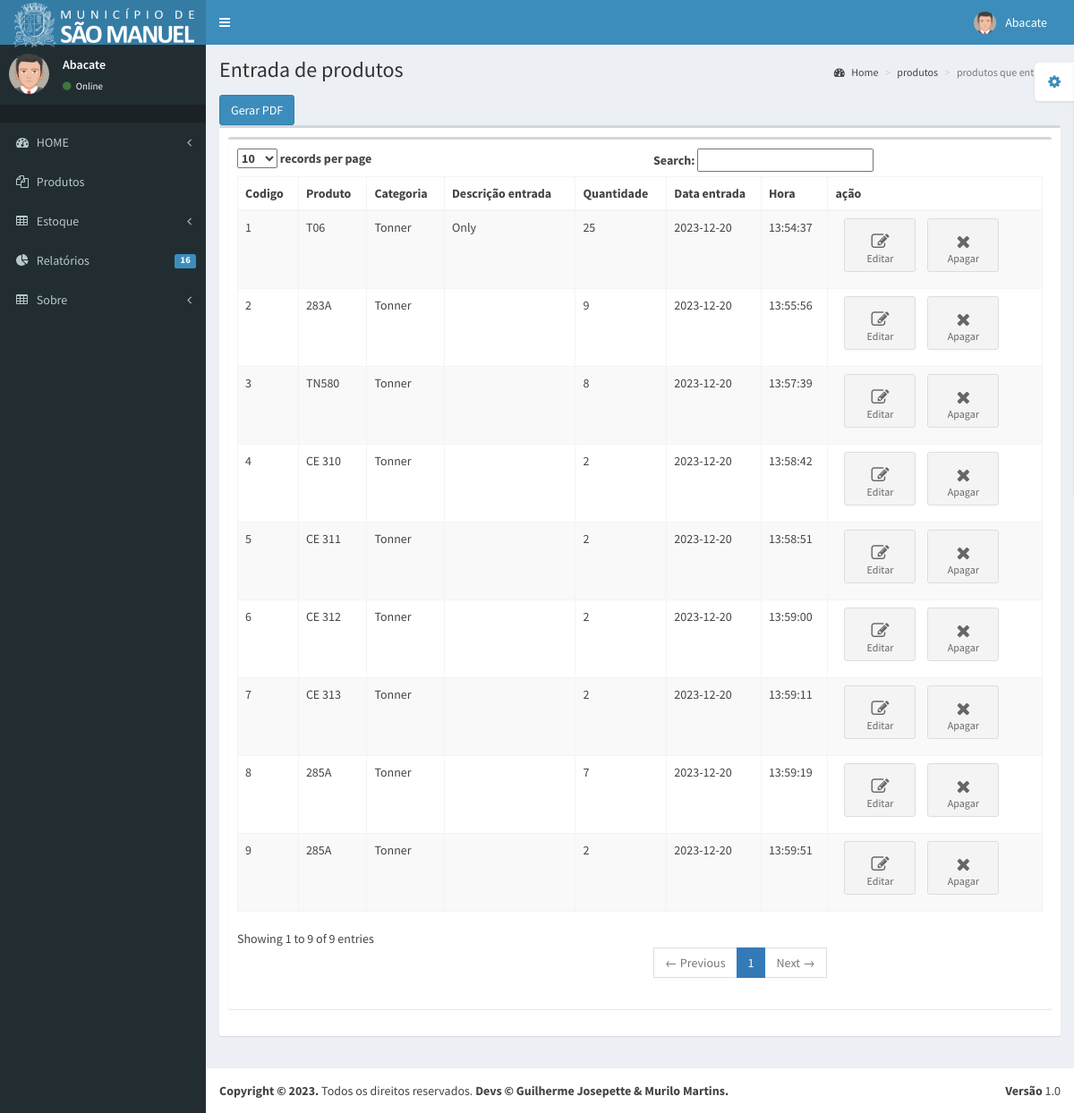
/pages/relatorio/entradas.php (signed in), run on the app's committed database.
### tables this page shows
CREATE TABLE `entrada` (
  `id` int(11) NOT NULL,
  `produto` varchar(50) NOT NULL,
  `categoria` varchar(30) NOT NULL,
  `descricao` varchar(100) DEFAULT NULL,
  `quantidade` int(11) NOT NULL,
  `data_entrada` date NOT NULL,
  `hora_entrada` time NOT NULL
);

### pages/relatorio/entradas.php (the view, shortened to what this page needs)
<?php
require "../cabecalho/aside.php";
?>
 <div class="content-wrapper">
        <section class="content-header">
          <h1>
            Entrada de produtos
          </h1>
          <ol class="breadcrumb">
            <li><a href="#"><i class="fa fa-dashboard"></i> Home</a></li>
            <li><a href="#">produtos</a></li>
            <li class="active">produtos que entraram</li>
          </ol>
        </section>
        <section class="content">
          <div class="row">
            <div class="col-xs-12">
            <a href="entradas_pdf.php"><button class="btn btn-primary"  target="blank">Gerar PDF</button></a>
              <div class="box">
                <div class="box-header">
              <div class="box">
                <div class="box-body">
                  <table id="example1" class="table table-bordered table-striped">
                    <thead>
                      <tr>
                        <th>Codigo</th>
                        <th>Produto</th>
                        <th>Categoria</th>
                        <th>Descrição entrada</th>
                        <th>Quantidade</th>
                        <th>Data entrada</th>
                        <th>Hora</th>
                        <th>ação</th>
                      </tr>
                    </thead>
                    <tbody>
                    <?php
                    require "../config.php";
                    $sql = "select * from entrada";
                    $declaracaoSql = $conexao->prepare($sql);
                    $declaracaoSql->execute();
                    $produtos = $declaracaoSql->fetchAll();
                    foreach($produtos as $prod){
                        echo "<tr><td>$prod[id] </td>";
                        echo "<td>$prod[produto] </td>";
                        echo "<td>$prod[categoria] </td>";
                        echo "<td>$prod[descricao] </td>";
                        echo "<td>$prod[quantidade] </td>";
                        echo "<td>$prod[data_entrada] </td>";
                        echo "<td>$prod[hora_entrada] </td>";
                    ?>
                        <td><a href="editar_entrada.php?id=<?php echo $prod['id']?>" class="btn btn-app">
                          <i class="fa fa-edit"></i>Editar</a>
                          <a href="deletar_entrada&_saida.php?id=entrada,<?php echo $prod['id']?>" class="btn btn-app">
                          <i class="fa fa-times"></i>Apagar</a>
                      </td>
                      </tr>
                       <?php }?>
                  </table>
                </div>
              </div>
            </div>
          </div>
        </section>
      </div>
<?php
require "../cabecalho/footer.php";
?>

### data on the page
entrada: id "1", produto "T06", categoria "Tonner", descricao "Only", quantidade "25", data_entrada "2023-12-20", hora_entrada "13:54:37"
entrada: id "2", produto "283A", categoria "Tonner", quantidade "9", data_entrada "2023-12-20", hora_entrada "13:55:56"
entrada: id "3", produto "TN580", categoria "Tonner", quantidade "8", data_entrada "2023-12-20", hora_entrada "13:57:39"
entrada: id "4", produto "CE 310", categoria "Tonner", quantidade "2", data_entrada "2023-12-20", hora_entrada "13:58:42"
entrada: id "5", produto "CE 311", categoria "Tonner", quantidade "2", data_entrada "2023-12-20", hora_entrada "13:58:51"
entrada: id "6", produto "CE 312", categoria "Tonner", quantidade "2", data_entrada "2023-12-20", hora_entrada "13:59:00"
entrada: id "7", produto "CE 313", categoria "Tonner", quantidade "2", data_entrada "2023-12-20", hora_entrada "13:59:11"
entrada: id "8", produto "285A", categoria "Tonner", quantidade "7", data_entrada "2023-12-20", hora_entrada "13:59:19"
entrada: id "9", produto "285A", categoria "Tonner", quantidade "2", data_entrada "2023-12-20", hora_entrada "13:59:51"

### other printed values
$_SESSION['nome'] "Abacate"
relatorio() "16"
$versao "1.0"
